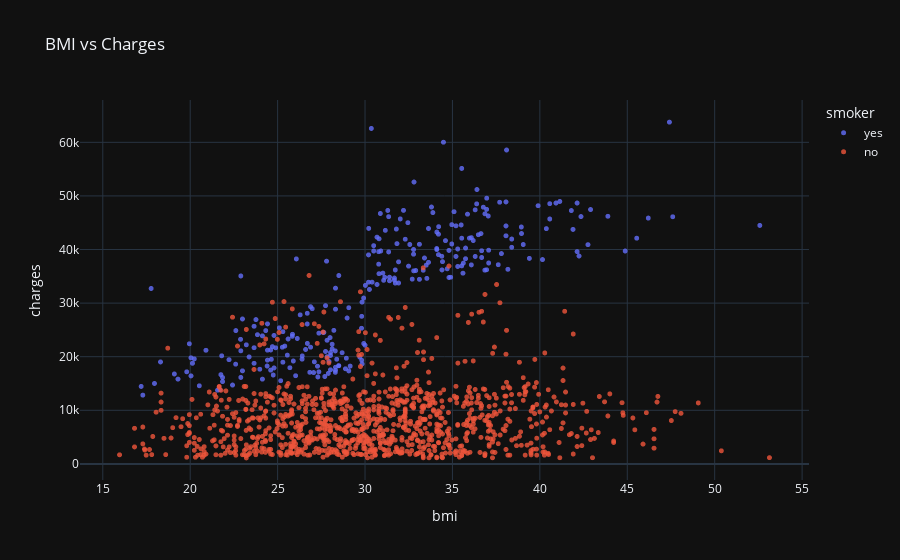

Source (notebook cell):
### Code cell
fig=px.scatter(medical_df,x='bmi',y='charges',color='smoker',opacity=0.8,hover_data=['sex'],title='BMI vs Charges')
fig.update_traces(marker_size=5)
fig.show()

### Figure 1 — Plotly figure (JSON) as saved in the notebook; plotly's stock layout.template omitted (floating-point values rounded to 4 significant figures; data arrays with more than 128 entries replaced by an {"elided": "..."} marker saying what was removed)
{"data": [{"customdata": {"elided": "274x1 str values"}, "hovertemplate": "smoker=yes<br>bmi=%{x}<br>charges=%{y}<br>sex=%{customdata[0]}<extra></extra>", "legendgroup": "yes", "marker": {"color": "#636efa", "opacity": 0.8, "symbol": "circle", "size": 5}, "mode": "markers", "name": "yes", "showlegend": true, "x": {"elided": "274 float values"}, "xaxis": "x", "y": {"elided": "274 float values"}, "yaxis": "y", "type": "scattergl"}, {"customdata": {"elided": "1064x1 str values"}, "hovertemplate": "smoker=no<br>bmi=%{x}<br>charges=%{y}<br>sex=%{customdata[0]}<extra></extra>", "legendgroup": "no", "marker": {"color": "#EF553B", "opacity": 0.8, "symbol": "circle", "size": 5}, "mode": "markers", "name": "no", "showlegend": true, "x": {"elided": "1064 float values"}, "xaxis": "x", "y": {"elided": "1064 float values"}, "yaxis": "y", "type": "scattergl"}], "layout": {"xaxis": {"anchor": "y", "domain": [0.0, 1.0], "title": {"text": "bmi"}}, "yaxis": {"anchor": "x", "domain": [0.0, 1.0], "title": {"text": "charges"}}, "legend": {"title": {"text": "smoker"}, "tracegroupgap": 0}, "title": {"text": "BMI vs Charges"}}}
